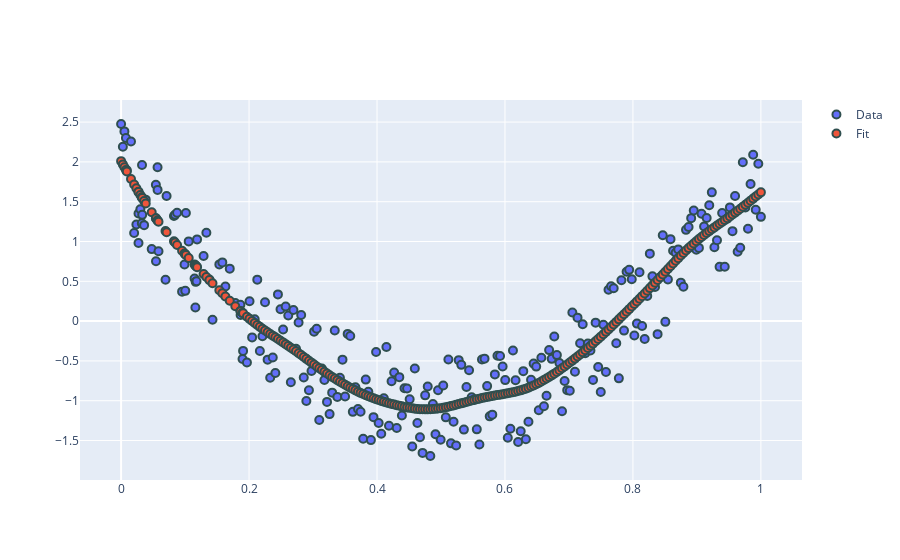
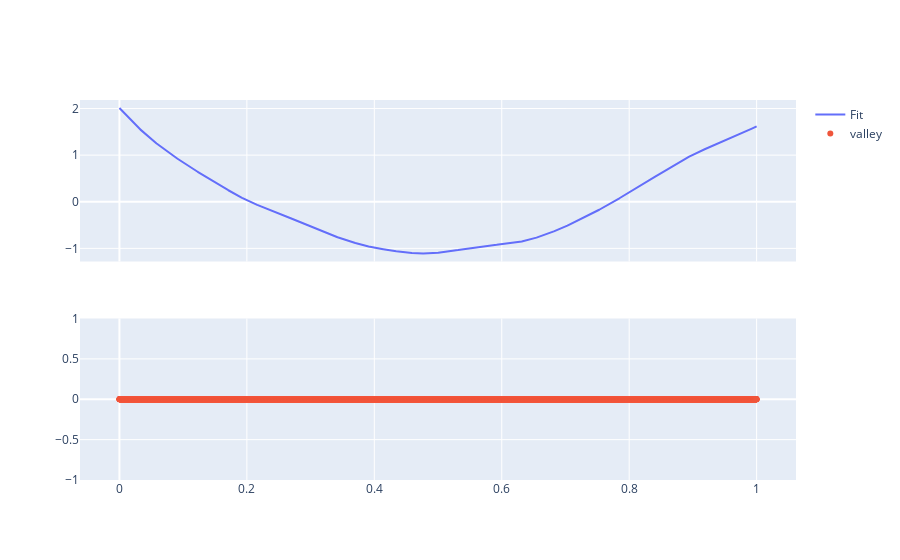

Notebook cell for these charts, in order:
### Markdown cell above
## 1D Test Case

### Code cell
# try CV on 1-d dataset

# generate data
np.random.seed(42)
x_dense = np.random.random(50) * 0.2
x_sparse = np.linspace(0.2,1,200)
x_dense.sort()
x=np.concatenate((x_dense, x_sparse))
x = (x - x.min()) / (x.max() - x.min())
n_samples = len(x)
x = x.reshape((len(x), 1))
y_true = -20*np.exp(-(x-0.5)**2) 
y = y_true + np.random.random(len(x)).reshape((len(x), 1))*2

# try data standardization
y = ( y - y.mean()) / y.std()
x_ep = np.concatenate((np.linspace(-0.5,0,103), np.linspace(1, 1.5, 103)))
y_ep_true = -20*np.exp(-(x_ep-0.5)**2) + 0.1*np.random.randn(len(x_ep),1)

# generate parameter grid
m1 = (("s(1)", "valley", 35, (10, 0), "equidistant"),)
M1 = StarModel(description=m1)
y_pred = M1.fit(X=x, y=y.ravel(), plot_=True)
#M1.calc_GCV(X=x, y=y.ravel(), n_grid=2, p_min=1e-2, plot_=True)
y_ep = M1.predict(X_pred=x_ep, extrapol_type="zero", depth=10)
print("Metric = ", M1.eval_metric(X_test=x.ravel(), y_test=y.ravel()))
print("MSE = ", M1.mse)
test_model_against_constraint(model=M1, plot_=True)

### Figure 1 — Plotly figure (JSON) as saved in the notebook; plotly's stock layout.template omitted (floating-point values rounded to 4 significant figures; data arrays with more than 128 entries replaced by an {"elided": "..."} marker saying what was removed)
{"data": [{"marker": {"line": {"color": "DarkSlateGrey", "width": 2}, "size": 8}, "mode": "markers", "name": "Data", "type": "scatter", "x": {"elided": "250 float values"}, "y": {"elided": "250 float values"}}, {"marker": {"line": {"color": "DarkSlateGrey", "width": 2}, "size": 8}, "mode": "markers", "name": "Fit", "type": "scatter", "x": {"elided": "250 float values"}, "y": {"elided": "250 float values"}}], "layout": {"autosize": true, "xaxis": {"autorange": true, "range": [-0.06146, 1.061], "type": "linear"}, "yaxis": {"autorange": true, "range": [-2.025, 2.807], "type": "linear"}}}

### Figure 2 — Plotly figure (JSON) as saved in the notebook; plotly's stock layout.template omitted (floating-point values rounded to 4 significant figures; data arrays with more than 128 entries replaced by an {"elided": "..."} marker saying what was removed)
{"data": [{"name": "Fit", "type": "scatter", "x": {"elided": "10000 float values"}, "xaxis": "x", "y": {"elided": "10000 float values"}, "yaxis": "y"}, {"mode": "markers", "name": "valley", "type": "scatter", "x": {"elided": "10000 float values"}, "xaxis": "x2", "y": {"elided": "9999 int values"}, "yaxis": "y2"}], "layout": {"autosize": true, "xaxis": {"anchor": "y", "autorange": true, "domain": [0, 1], "matches": "x2", "range": [-0.05999, 1.06], "showticklabels": false, "type": "linear"}, "xaxis2": {"anchor": "y2", "autorange": true, "domain": [0, 1], "range": [-0.05999, 1.06], "type": "linear"}, "yaxis": {"anchor": "x", "autorange": true, "domain": [0.575, 1], "range": [-1.282, 2.183], "type": "linear"}, "yaxis2": {"anchor": "x2", "autorange": true, "domain": [0, 0.425], "range": [-1, 1], "type": "linear"}}}
